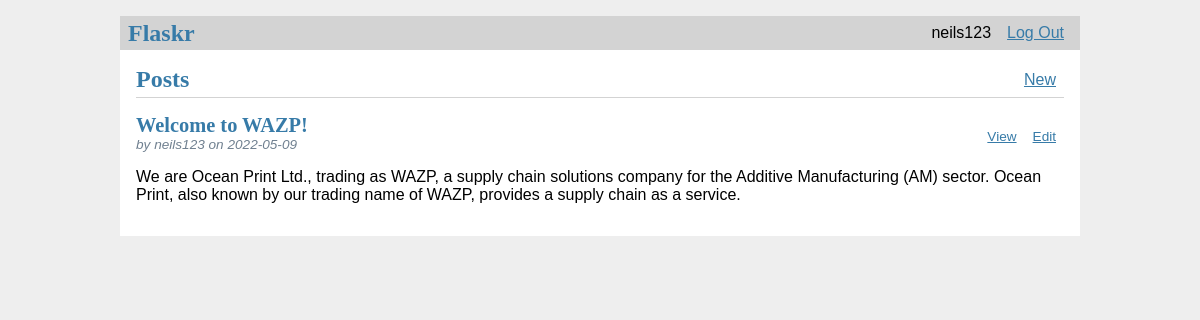
Screenshot of / (signed in) with the database file from the repository.
### tables this page shows
CREATE TABLE user (
  id INTEGER PRIMARY KEY AUTOINCREMENT,
  username TEXT UNIQUE NOT NULL,
  password TEXT NOT NULL
);

CREATE TABLE post (
  id INTEGER PRIMARY KEY AUTOINCREMENT,
  author_id INTEGER NOT NULL,
  created TIMESTAMP NOT NULL DEFAULT CURRENT_TIMESTAMP,
  title TEXT NOT NULL,
  body TEXT NOT NULL,
  FOREIGN KEY (author_id) REFERENCES user (id)
);

### flaskr/blog.py (the view)
@bp.route('/')
def index():
    db = get_db()
    posts = db.execute(
        'SELECT p.id, title, body, created, author_id, username'
        ' FROM post p JOIN user u ON p.author_id = u.id'
        ' ORDER BY created DESC'
    ).fetchall()
    return render_template('blog/index.html', posts=posts)

### flaskr/auth.py (called while the page is built)
@bp.before_app_request
def load_logged_in_user():
    user_id = session.get('user_id')
    if user_id is None:
        g.user = None
    else:
        g.user = get_db().execute(
            'SELECT * FROM user WHERE id = ?', (user_id,)
        ).fetchone()

### flaskr/db.py (called while the page is built)
def get_db():
    if 'db' not in g:
        g.db = sqlite3.connect(
            current_app.config['DATABASE'],
            detect_types=sqlite3.PARSE_DECLTYPES
        )
        g.db.row_factory = sqlite3.Row
    return g.db

### flaskr/templates/blog/index.html (shortened to what this page needs)
{% extends 'base.html' %}
{% block header %}
  <h1>{% block title %}Posts{% endblock %}</h1>
  {% if g.user %}
    <a class="action" href="{{ url_for('blog.create') }}">New</a>
  {% endif %}
{% endblock %}
{% block content %}
  {% for post in posts %}
    <article class="post">
      <header>
        <div>
          <h1>{{ post['title'] }}</h1>
          <div class="about">by {{ post['username'] }} on {{ post['created'].strftime('%Y-%m-%d') }}</div>
        </div>
        <a class="action" href="{{ url_for('blog.viewPost', id=post['id']) }}">View</a>
        {% if g.user['id'] == post['author_id'] %}
          <a class="action" href="{{ url_for('blog.update', id=post['id']) }}">Edit</a>
        {% endif %}
      </header>
      <p class="body">{{ post['body'] }}</p>
    </article>
  {% endfor %}
{% endblock %}

### flaskr/templates/base.html (shortened to what this page needs)
<!doctype html>
<link rel="stylesheet" href="{{ url_for('static', filename='style.css')
}}">
<nav>
  <h1>Flaskr</h1>
  <ul>
    {% if g.user %}
      <li><span>{{ g.user['username'] }}</span>
      <li><a href="{{ url_for('auth.logout') }}">Log Out</a>
    {% else %}
      <li><a href="{{ url_for('auth.register') }}">Register</a>
      <li><a href="{{ url_for('auth.login') }}">Log In</a>
    {% endif %}
  </ul>
</nav>
<section class="content">
  <header>
    {% block header %}{% endblock %}
  </header>
  {% block content %}{% endblock %}
</section>

### flaskr/static/style.css (style rules this page uses)
h1 { font-family: serif; color: #377ba8; margin: 1rem 0; }
a { color: #377ba8; }
nav { background: lightgray; display: flex; align-items: center; padding: 0 0.5rem; }
nav h1 { flex: auto; margin: 0; }
nav ul { display: flex; list-style: none; margin: 0; padding: 0; }
nav ul li a, nav ul li span, header .action { display: block; padding: 0.5rem; }
.content { padding: 0 1rem 1rem; }
.content > header { border-bottom: 1px solid lightgray; display: flex; align-items: flex-end; }
.content > header h1 { flex: auto; margin: 1rem 0 0.25rem 0; }
.post > header { display: flex; align-items: flex-end; font-size: 0.85em; }
.post > header > div:first-of-type { flex: auto; }
.post > header h1 { font-size: 1.5em; margin-bottom: 0; }
.post .about { color: slategray; font-style: italic; }
.post .body { white-space: pre-line; }
.content:last-child { margin-bottom: 0; }

### rows the page displays
user: user.username "neils123"
post: title "Welcome to WAZP!", username "neils123", created "2022-05-09", body "We are Ocean Print Ltd., trading as WAZP, a supply chain solutions company for the Additive Manufacturing (AM) sector. Ocean Print, also known by our trading name of WAZP, provides a supply chain as a service."
